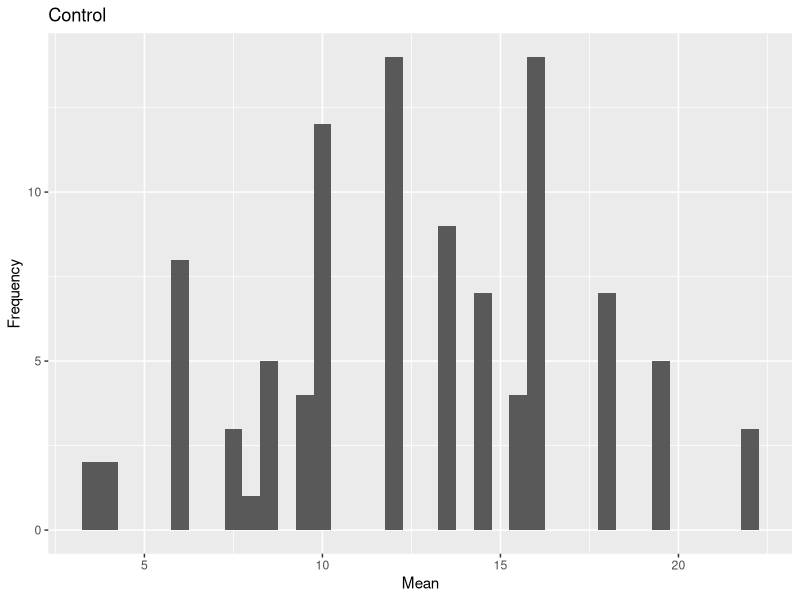
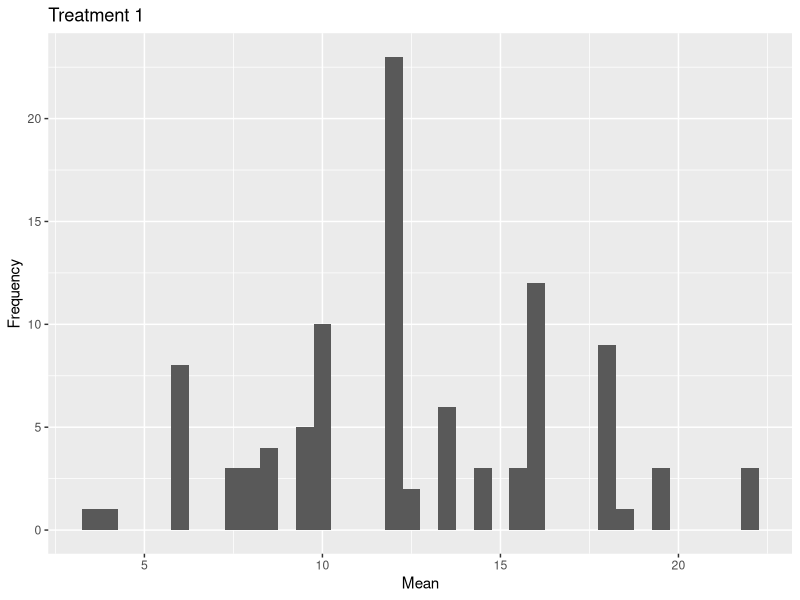
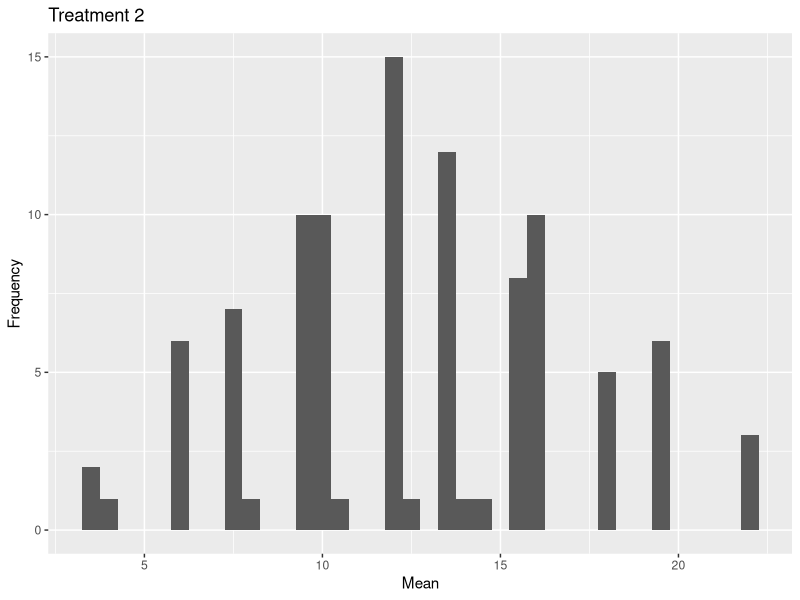
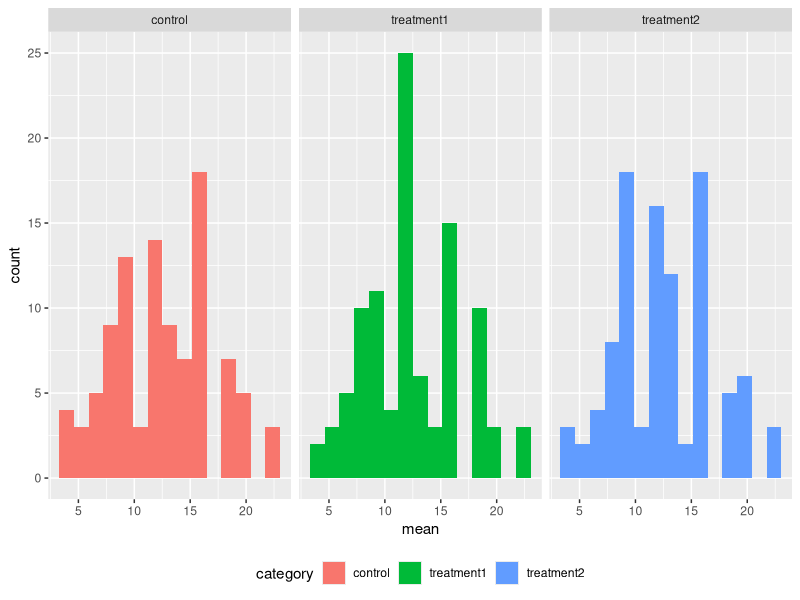
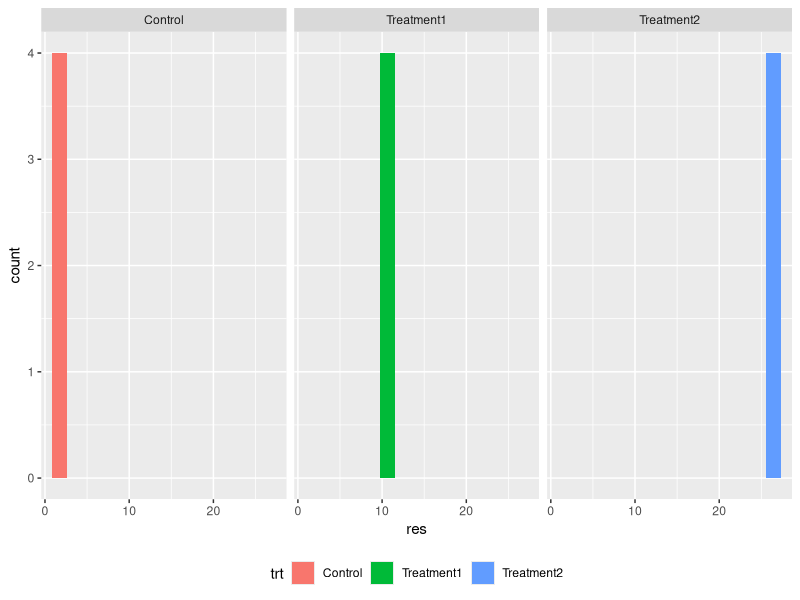

These charts were generated, in order, by the following R code:
## ---- chunk 1
library(ggplot2)
library(dplyr)
library(tidyverse)
## ---- chunk 2

#################################
# FUNCTION: calc_zeros
# packages: none
# purpose: calculate the number of zeros in a numeric vector
# input: numeric vector
# output: count of zeros
# -------------------------------
calc_zeros <- function(x=c(0:99)) {
  counter <- 0
  for (i in seq_along(x)){
    if (x[i] ==0)
    counter <- counter + 1
  }
  
 print(counter)
 
}
## ---- chunk 3
calc_zeros()
## ---- chunk 4
x <- c(0:99)

length(x[x == 0])
## ---- chunk 5

#################################
# FUNCTION: multi_matrix
# packages: none
# purpose: to multiply the two loops in a matrix
# input: empty matrix
# output: matrix filled with multiplied loops
# -------------------------------

multi_matrix <- function() {
  m <- matrix(nrow=3, ncol=3)
  for (i in 1:nrow(m)) {
    for (j in 1:ncol(m)){
      m[i,j] <- i * j
    }
  }
  
 return(m)
}

## ---- chunk 6
multi_matrix()
## ---- chunk 7
trt_group <- c(rep("Control",4),rep("Treatment1",4),rep("Treatment2",4))
z <- c(runif(4) + 1, runif(4) + 10, runif(4)+25)
df <- data.frame(trt=trt_group,res=z)
print(df)
## ---- chunk 8

df_sim <- df

#################################
# FUNCTION: shuffle_df
# packages: dplyr
# purpose: randomize assignments  
# input: dataframe
# output: dataframe + vector
# -------------------------------
shuffle_df <- function(z=df_sim){
  df_sim$res <- sample(df_sim$res)
  sim <- tapply(df_sim$res,df_sim$trt,mean)

 return(sim)
}

## ---- chunk 9
m <- expand.grid(reps=NA,
                 control=NA,
                 treatment1=NA,
                 treatment2=NA)


for (i in 1:100) {
  m[i,1] <- i
  m[i,2:4] <- shuffle_df()
  
}

## ---- chunk 10

qplot(x=m$control, geom = "histogram",xlab = "Mean",ylab="Frequency",binwidth=.5, main="Control")

qplot(x=m$treatment1, geom = "histogram",xlab = "Mean",ylab="Frequency",binwidth=.5, main="Treatment 1")

qplot(x=m$treatment2, geom = "histogram",xlab = "Mean",ylab="Frequency",binwidth=.5, main="Treatment 2")
## ---- chunk 11
df_2 <- m %>% 
  pivot_longer(cols=c(control,
                      treatment1,
                      treatment2),
               names_to = "category", 
               values_to = "mean")
  
  print(df_2)
  
p1 <- ggplot(data=df_2)
p1 + geom_histogram(mapping = aes(x=mean, fill=category),bins = 15) +
  facet_wrap(~category) +
  theme(legend.position = "bottom")
## ---- chunk 12
p1 <- ggplot(data=df)
p1 + geom_histogram(mapping = aes(x=res, fill=trt), bins = 15) +
                      facet_wrap(~trt) +
                      theme(legend.position = "bottom")
